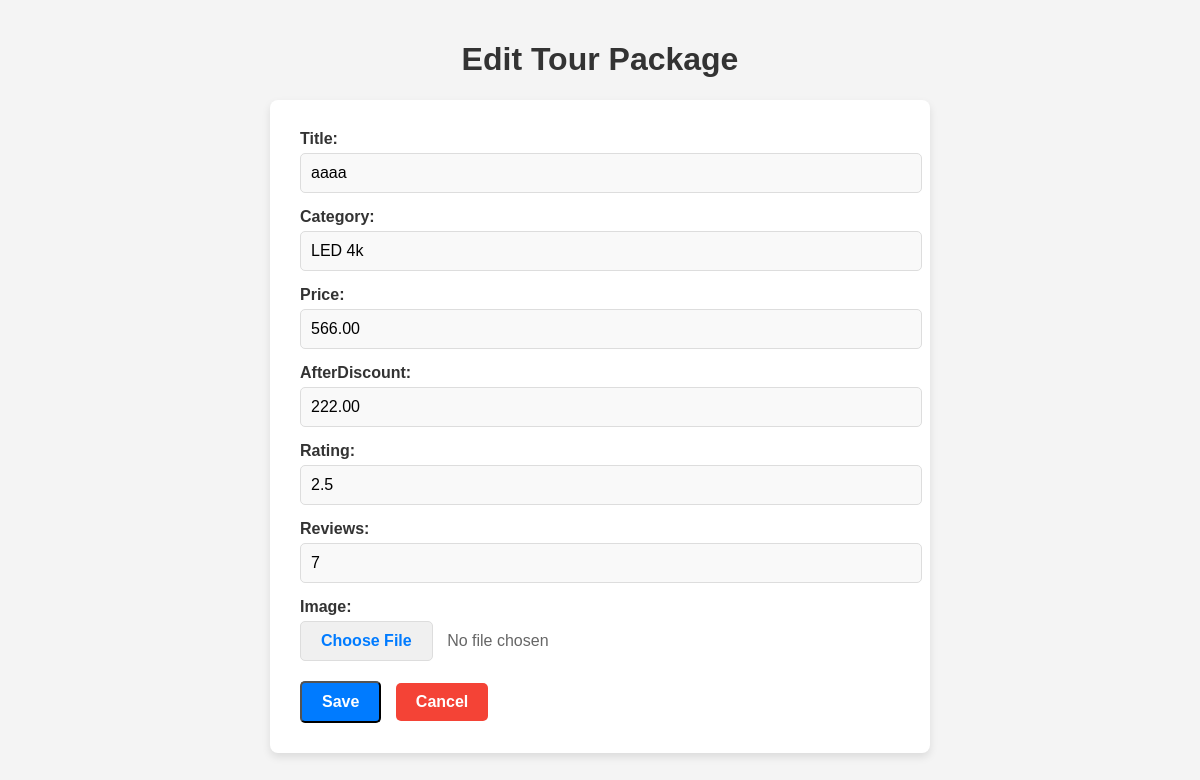
Screenshot of /tour/1/update/ with the database file from the repository.
### api/models.py (models this page shows, shortened)
class Tours(models.Model):
    title = models.CharField(max_length=100)
    image = models.ImageField(upload_to='static/assets/', default='static/assets/default.jpg')  # Required with default
    category = models.CharField(max_length=100)
    price = models.DecimalField(max_digits=10, decimal_places=2)
    afterDiscount = models.DecimalField(max_digits=10, decimal_places=2)
    rating = models.DecimalField(max_digits=5,decimal_places=1)
    reviews = models.IntegerField()
    created_at = models.DateTimeField(auto_now_add=True)

### api/views.py (the view)
# urls.py: path('tour/<int:pk>/update/', views.TourUpdateView.as_view(), name='tour_update'),
class TourUpdateView(UpdateView):
    model = Tours
    form_class = TourForm
    template_name = 'tour_form.html'
    success_url = '/tour/'

### api/forms.py
class TourForm(forms.ModelForm):
    class Meta:
        model = Tours
        fields = '__all__'

### api/templates/tour_form.html (shortened to what this page needs)
<!DOCTYPE html>
<html lang="en">
<head>
</head>
<body>
    <h1>{{ form.instance.pk|yesno:"Edit Tour Package,Add New Tour Package" }}</h1>
    <div class="form-container">
        <form method="post" enctype="multipart/form-data">
            <div class="form-group">
                {{ form.title.label_tag }}
                {{ form.title }}
            </div>
            <div class="form-group">
                {{ form.category.label_tag }}
                {{ form.category }}
            </div>
            <div class="form-group">
                {{ form.price.label_tag }}
                {{ form.price }}
            </div>
            <div class="form-group">
                {{ form.afterDiscount.label_tag }}
                {{ form.afterDiscount }}
            </div>
            <div class="form-group">
                {{ form.rating.label_tag }}
                {{ form.rating }}
            </div>
            <div class="form-group">
                {{ form.reviews.label_tag }}
                {{ form.reviews }}
            </div>
            <div class="form-group">
                {{ form.image.label_tag }}
                <label class="custom-file-upload">
                    Choose File
                </label>
                <span id="file-name" style="margin-left: 10px; color: #666;">No file chosen</span>
            </div>
            <button type="submit" class="btn-submit">Save</button>
            <a href="{% url 'item_list' %}" class="btn-cancel">Cancel</a>
        </form>
    </div>
</body>
</html>

### api/templates/tour_form.html (style rules this page uses)
body { font-family: Arial, sans-serif; background-color: #f4f4f4; margin: 0; padding: 20px; }
h1 { text-align: center; color: #333; }
.form-container { max-width: 600px; margin: 20px auto; padding: 30px; background-color: #fff; border-radius: 8px; box-shadow: 0 4px 8px rgba(0, 0, 0, 0.1); }
.form-group { margin-bottom: 15px; }
label { display: block; font-weight: bold; margin-bottom: 5px; color: #333; }
input[type="text"], input[type="number"], textarea { width: 100%; padding: 10px; border: 1px solid #ddd; border-radius: 5px; font-size: 1em; background-color: #f9f9f9; }
.custom-file-upload { display: inline-block; padding: 10px 20px; color: #007bff; background-color: #f0f0f0; border: 1px solid #ddd; border-radius: 5px; font-weight: bold; cursor: pointer; transition: background-color 0.3s, color 0.3s; text-align: center; }
.btn-submit, .btn-cancel { display: inline-block; padding: 10px 20px; border-radius: 5px; font-weight: bold; font-size: 1em; cursor: pointer; transition: background-color 0.2s; margin-right: 10px; color: #fff; text-decoration: none; }
.btn-submit { background-color: #007bff; }
.btn-cancel { background-color: #f44336; }

### rows the page displays
Tours: instance.pk "Edit Tour Package", title "aaaa", category "LED 4k", price "566.00", afterDiscount "222.00", rating "2.5", reviews "7"
